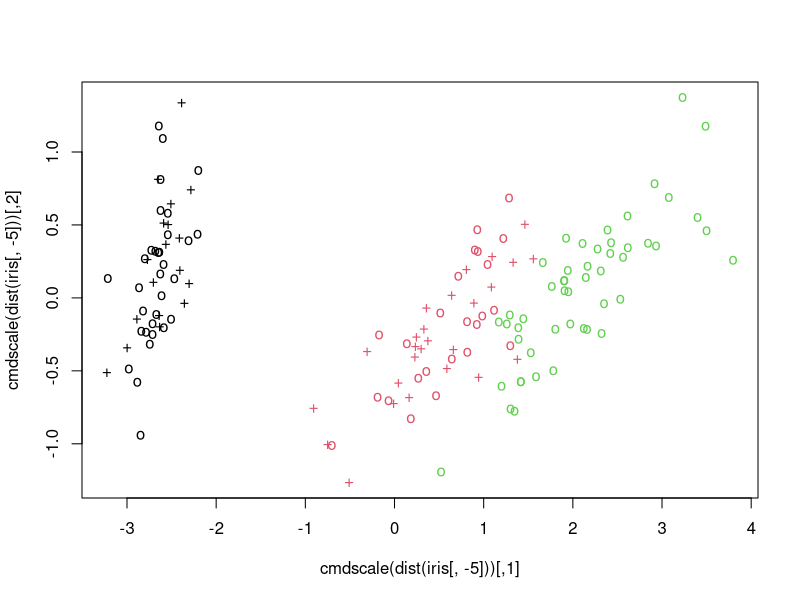
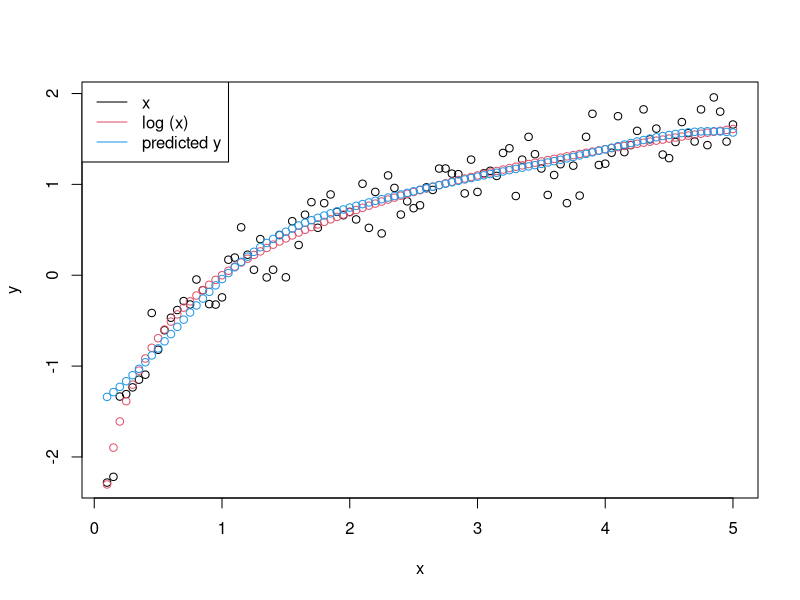
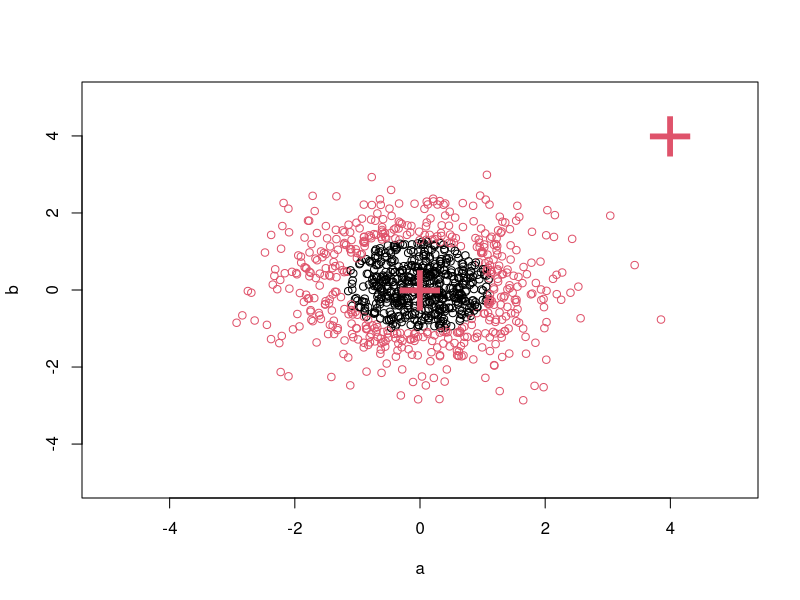
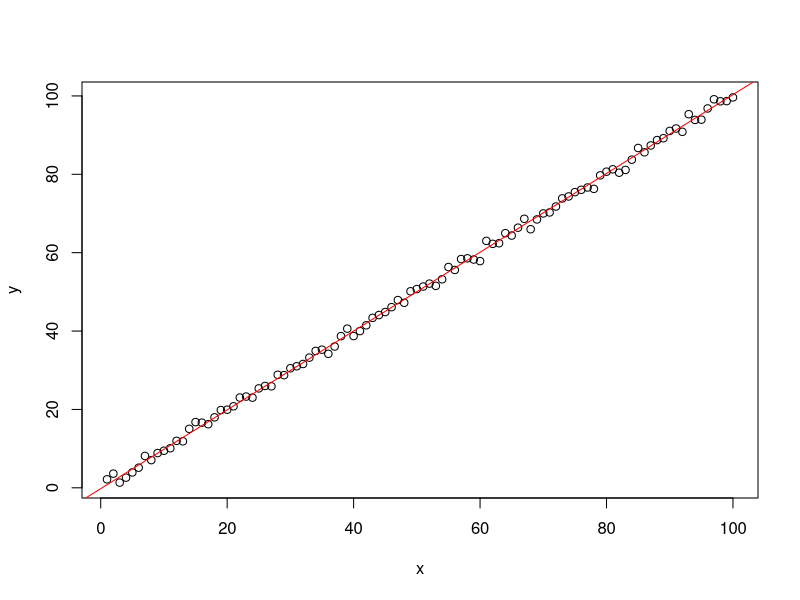
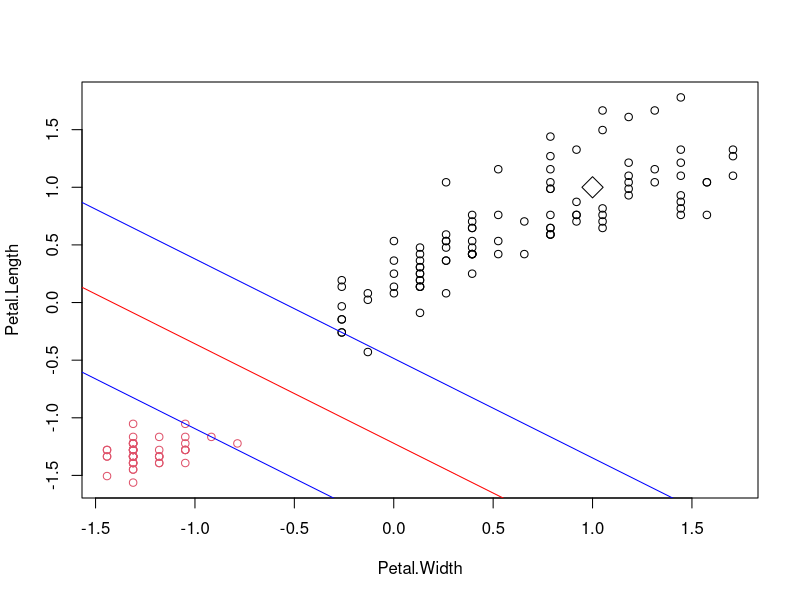

These charts were generated, in order, by the following R code:
## ---- chunk 1
knitr::opts_chunk$set(echo = TRUE)
## ---- chunk 2
library(e1071)
## ---- chunk 3
data(iris)
attach(iris)
# View(iris)
## ---- chunk 4
model = svm(Species ~ ., data = iris)
print(model)
summary(model)
## ---- chunk 5

x <- subset(iris, select = -Species)
y <- Species

trainIndex = sample(1:150, 100, replace=FALSE) #set up the training sample
xTrain = x[trainIndex,]
yTrain = y[trainIndex]

model <- svm(xTrain, yTrain) # get the SVM model

print(model)
summary(model)

## ---- chunk 6

xTest = x[-trainIndex,] # set up the training set
yTest = y[-trainIndex]

# test with train data

pred <- predict(model, xTest)
# (same as:)
#pred <- fitted(model)
## ---- chunk 7
table(pred, yTest)

## ---- chunk 8
pred <- predict(model, xTest, decision.values = TRUE)
attr(pred, "decision.values")[1:4,]
## ---- chunk 9

plot(cmdscale(dist(iris[,-5])),
     col = as.integer(iris[,5]),
     pch = c("o","+")[1:150 %in% model$index + 1])
## ---- chunk 10

x <- seq(0.1, 5, by = 0.05)
y <- log(x) + rnorm(x, sd = 0.2)

## ---- chunk 11
m   <- svm(x, y)
new <- predict(m, x)

## ---- chunk 12
plot(x, y)
points(x, log(x), col = 2)
points(x, new, col = 4)
legend('topleft', c('x', 'log (x)', 'predicted y'), col=c(1,2,4), lty=1)

## ---- chunk 13
X <- data.frame(a = rnorm(1000), b = rnorm(1000))
attach(X)
## ---- chunk 14
m <- svm(X, gamma = 0.1)
## ---- chunk 15
m <- svm(~ a + b, gamma = 0.1)
## ---- chunk 16
newdata <- data.frame(a = c(0, 4), b = c(0, 4))
predict (m, newdata)
## ---- chunk 17
plot(X, col = 1:1000 %in% m$index + 1, xlim = c(-5,5), ylim=c(-5,5))
points(newdata, pch = "+", col = 2, cex = 5)
## ---- chunk 18
i2 <- iris
levels(i2$Species)[3] <- "versicolor"
summary(i2$Species)
wts <- 100 / table(i2$Species)
wts
m <- svm(Species ~ ., data = i2, class.weights = wts)
## ---- chunk 19
x <- 1:100
y <- x + rnorm(100)
m <- svm(y ~ x, scale = FALSE, kernel = "linear")
coef(m)
plot(y ~ x)
abline(m, col = "red")

## ---- chunk 20
setosa <- as.factor(iris$Species == "setosa")
iris2 = scale(iris[,-5])

## ---- chunk 21
modelLinear <- svm(setosa ~ Petal.Width + Petal.Length,
        data = iris2, kernel = "linear")
## ---- chunk 22
plot(Petal.Length ~ Petal.Width, data = iris2, col = setosa)
(cf <- coef(modelLinear))
abline(-cf[1]/cf[3], -cf[2]/cf[3], col = "red")
abline(-(cf[1] + 1)/cf[3], -cf[2]/cf[3], col = "blue")
abline(-(cf[1] - 1)/cf[3], -cf[2]/cf[3], col = "blue")
points(m$SV, pch = 5, cex = 2)
